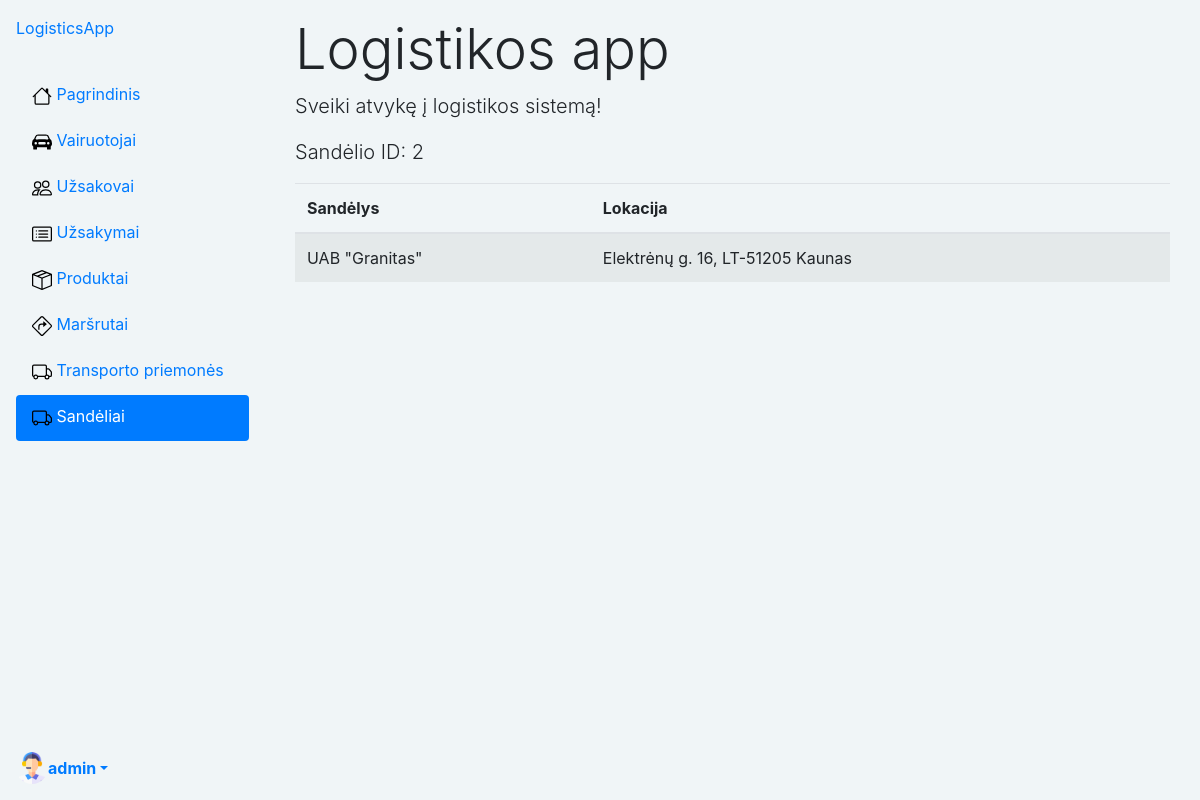
The app's page /logistics/warehouses/2/ (signed in) with its own data.
### logistics/models.py (models this page shows, shortened)
class Profile(models.Model):
    user = models.OneToOneField(User, on_delete=models.CASCADE)
    nuotrauka = models.ImageField(default="profile_pics/default.png", upload_to="profile_pics")

class Warehouse(models.Model):
    name = models.CharField('Sandelys', max_length=50, help_text='Įveskite sandėlio pavadinimą')
    location = models.CharField('Lokacija', max_length=100, help_text='Įveskite sandėlio lokaciją')

### logistics/crud_views/warehouse_views.py (the view)
# urls.py: path('warehouses/<int:warehouse_id>/', WarehouseDetailView.as_view(), name='warehouse'),
class WarehouseDetailView(LoginRequiredMixin, generic.DetailView):
    model = Warehouse
    template_name = 'warehouses/warehouse.html'
    context_object_name = 'warehouse'
    pk_url_kwarg = 'warehouse_id'

### templates/warehouses/warehouse.html
{% extends "base.html" %}
{% block content %}
<div class="container mt-3">
    <h1 class="display-4">Logistikos app</h1>
    <p class="lead">Sveiki atvykę į logistikos sistemą!</p>
    <p class="lead">Sandėlio ID: {{warehouse.id}}</p>
    <table class="table table-striped">
        <thead>
        <tr>
            <th scope="col">Sandėlys</th>
            <th scope="col">Lokacija</th>
        </tr>
        </thead>
        <tbody>
        <tr>
            <td>{{ warehouse.name }}</td>
            <td>{{ warehouse.location }}</td>
        </tr>
        </tbody>
    </table>
</div>
{% endblock %}

### templates/base.html (shortened to what this page needs)
<!DOCTYPE html>
<html lang="en">
<head>
    {% load static %}
    <link rel="stylesheet" href="https://stackpath.bootstrapcdn.com/bootstrap/4.1.3/css/bootstrap.min.css"
>
    <link rel="stylesheet" href="{% static 'css/styles.css' %}">
    <link href="https://cdn.jsdelivr.net/npm/bootstrap-icons@1.18.0/font/bootstrap-icons.css" rel="stylesheet">
</head>
<body class="d-flex" style="background-color: #F0F5F7;">
<div class="d-flex flex-column flex-shrink-0 p-3 bg-body-tertiary"
     style="width: 265px; height: 100vh; background-color: #F0F5F7;">
    <a href="/" class="d-flex align-items-center mb-3 mb-md-0 me-md-auto link-body-emphasis text-decoration-none">
        <span class="fs-4">LogisticsApp</span>
    </a>
    <ul class="nav nav-pills flex-column mb-auto">
        <li class="nav-item align-items-center">
            <a href="{% url 'index' %}"
               class="nav-link {% if request.resolver_match.url_name == 'index' %}active{% endif %}
 link-body-emphasis">
                <img src="{% static 'images/house.svg' %}" width="20" height="30" alt="Your Logo" class="me-2">
                <span class="d-none d-md-inline">Pagrindinis</span>
            </a>
        </li>
        {% if user.is_authenticated %}
        {% if user.is_superuser %}
        <li class="nav-item align-items-center">
            <a href="{% url 'drivers' %}"
               class="nav-link {% if 'drivers' in request.path %}active{% endif %} link-body-emphasis">
                <img src="{% static 'images/car-front-fill (1).svg' %}" width="20" height="30" alt="Your Logo"
                     class="me-2">
                <span class="d-none d-md-inline">Vairuotojai</span>
            </a>
        </li>
        <li class="nav-item align-items-center">
            <a href="{% url 'customers' %}"
               class="nav-link {% if 'customers' in request.path %}active{% endif %} link-body-emphasis">
                <img src="{% static 'images/people.svg' %}" width="20" height="30" alt="Your Logo" class="me-2">
                <span class="d-none d-md-inline">Užsakovai</span>
            </a>
        </li>
        <li class="nav-item align-items-center">
            <a href="{% url 'orders' %}"
               class="nav-link {% if 'orders' in request.path %}active{% endif %} link-body-emphasis">
                <img src="{% static 'images/card-list.svg' %}" width="20" height="30" alt="Your Logo" class="me-2">
                <span class="d-none d-md-inline">Užsakymai</span>
            </a>
        </li>
        <li class="nav-item align-items-center">
            <a href="{% url 'products' %}" class="nav-link {% if request.resolver_match.url_name == 'products' %}active{% endif %}
 link-body-emphasis">
                <img src="{% static 'images/box-seam.svg' %}" width="20" height="30" alt="Your Logo" class="me-2">
                <span class="d-none d-md-inline">Produktai</span>
            </a>
        </li>
        <li class="nav-item align-items-center">
            <a href="{% url 'routes' %}"
               class="nav-link {% if 'routes' in request.path %}active{% endif %} link-body-emphasis">
                <img src="{% static 'images/sign-turn-right.svg' %}" width="20" height="30" alt="Your Logo"
                     class="me-2">
                <span class="d-none d-md-inline">Maršrutai</span>
            </a>
        </li>
        <li class="nav-item align-items-center">
            <a href="{% url 'vehicles' %}"
               class="nav-link {% if 'vehicles' in request.path %}active{% endif %} link-body-emphasis">
                <img src="{% static 'images/truck.svg' %}" width="20" height="30" alt="Your Logo" class="me-2">
                <span class="d-none d-md-inline">Transporto priemonės</span>
            </a>
        </li>
        <li class="nav-item align-items-center">
            <a href="{% url 'warehouses' %}"
               class="nav-link {% if 'warehouses' in request.path %}active{% endif %} link-body-emphasis">
                <img src="{% static 'images/truck.svg' %}" width="20" height="30" alt="Your Logo" class="me-2">
                <span class="d-none d-md-inline">Sandėliai</span>
            </a>
        </li>
        {% endif %}
    </ul>
    <div class="dropdown">
        <a href="#" class="d-flex align-items-center link-body-emphasis text-decoration-none dropdown-toggle"
           data-toggle="dropdown" aria-expanded="false">
            <img src="{{ user.profile.nuotrauka.url }}" alt="" width="32" height="32" class="rounded-circle me-2">
            <strong>{{ user.get_username}}</strong>
        </a>
            {% endif %}
    </div>
</div>
<div class="container-fluid">
    {% block content %}{% endblock %}
</div>
</body>
</html>

### records on screen
Warehouse: id "2", name "UAB \"Granitas\"", location "Elektrėnų g. 16, LT-51205 Kaunas"

### other values on screen
{{ user.get_username }} "admin"
